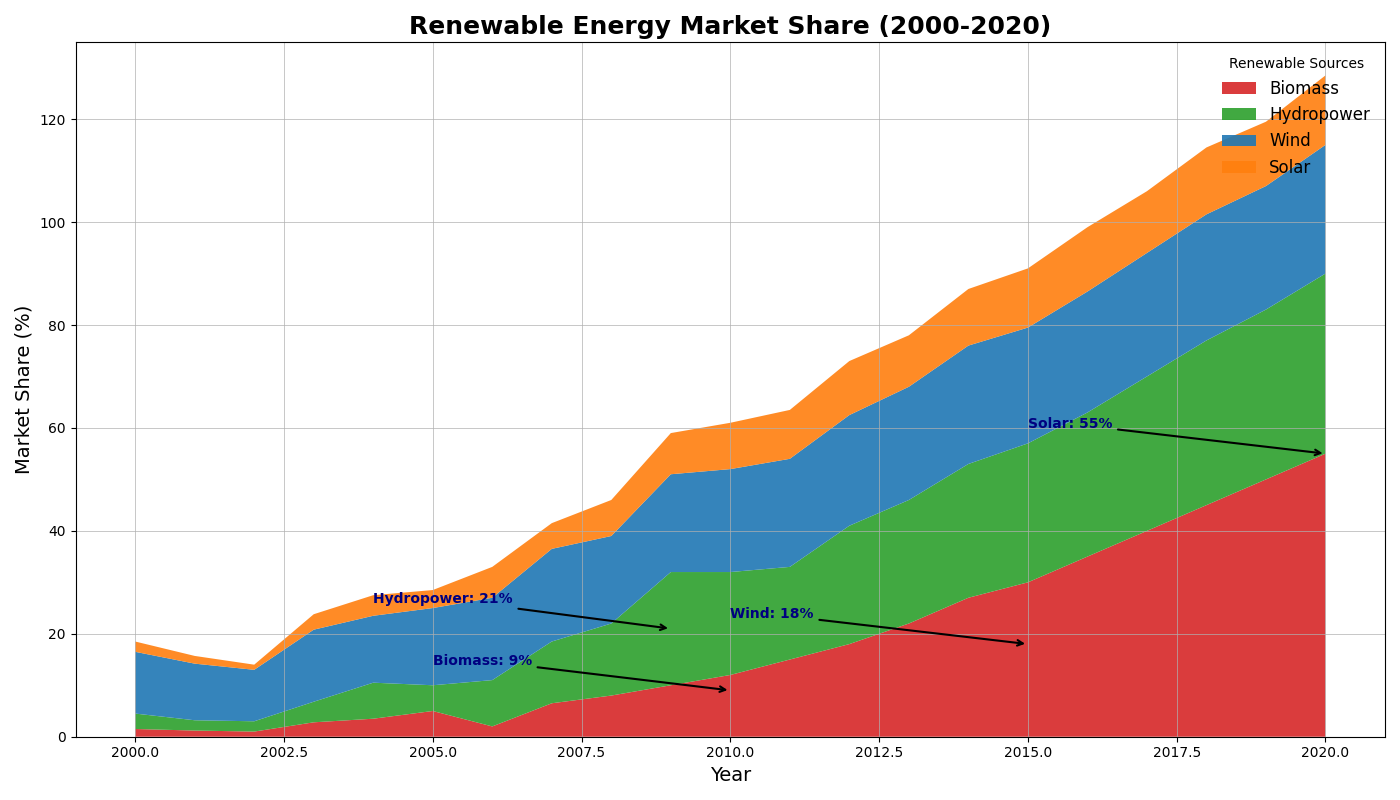

The script that drew this image:
import numpy as np
import matplotlib.pyplot as plt

years = np.arange(2000, 2021)

solar = np.array([1.5, 1.2, 1, 2.8, 3.5, 5, 2, 6.5, 8, 10, 12, 15, 18, 22, 27, 30, 35, 40, 45, 50, 55])
wind = np.array([3, 2, 2, 4, 7, 5, 9, 12, 14, 22, 20, 18, 23, 24, 26, 27, 28, 30, 32, 33, 35])
hydro = np.array([12, 11, 10, 14, 13, 15, 16, 18, 17, 19, 20, 21, 21.5, 22, 23, 22.5, 23.5, 24, 24.5, 24, 25])
biomass = np.array([2, 1.5, 1, 3, 4, 3.5, 6, 5, 7, 8, 9, 9.5, 10.5, 10, 11, 11.5, 12.5, 12, 13, 12.5, 13.5])

energy_data = np.vstack([solar, wind, hydro, biomass])

fig, ax = plt.subplots(figsize=(14, 8))

colors = ['#d62728', '#2ca02c', '#1f77b4', '#ff7f0e']
labels = ['Biomass', 'Hydropower', 'Wind', 'Solar']
linestyles = ['solid', 'dashed', 'dashdot', 'dotted']

ax.stackplot(years, energy_data, labels=labels, colors=colors, alpha=0.9)
ax.set_title('Renewable Energy Market Share (2000-2020)', fontsize=18, fontweight='bold', ha='center')
ax.set_xlabel('Year', fontsize=14)
ax.set_ylabel('Market Share (%)', fontsize=14)

ax.legend(loc='upper right', fontsize=12, title='Renewable Sources', frameon=False)

ax.grid(linestyle='-', linewidth=0.5)

significant_years = {
    'Solar': 2020,
    'Wind': 2015,
    'Hydropower': 2009,
    'Biomass': 2010
}
annotations = {
    'Solar': 55,
    'Wind': 18,
    'Hydropower': 21,
    'Biomass': 9
}

for source, year in significant_years.items():
    ax.annotate(f"{source}: {annotations[source]}%",
                xy=(year, annotations[source]), 
                xytext=(year - 5, annotations[source] + 5),
                arrowprops=dict(arrowstyle='->', lw=1.5),
                fontsize=10, fontweight='bold', color='navy')

plt.tight_layout()
plt.show()
